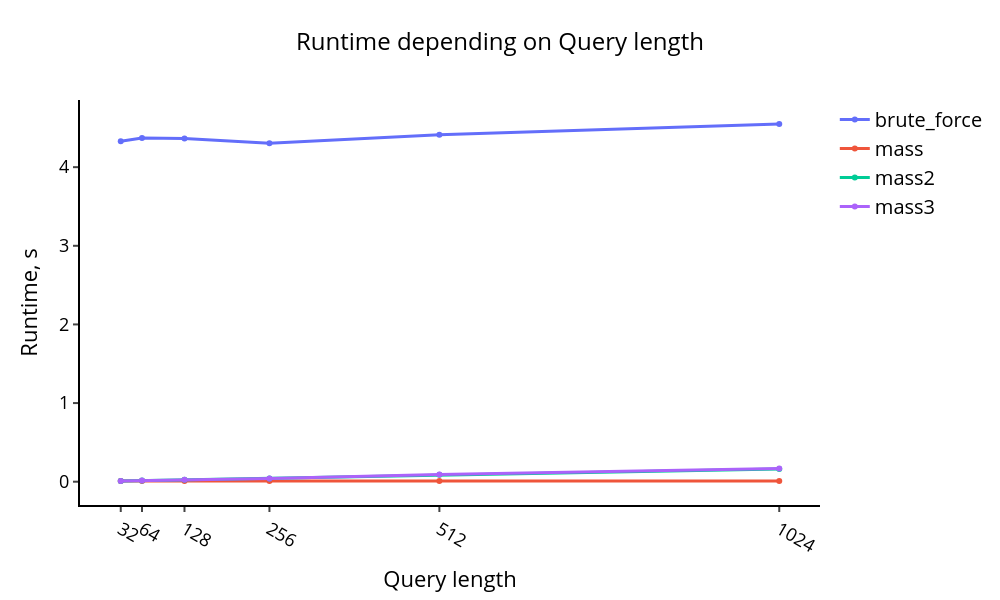

The cell this chart's notebook holds for it:
### Code cell
comparison_param = np.array(algorithms)
visualize_plot_times(times_exp2, comparison_param, exp2_params)

### Figure 1 — Plotly figure (JSON) as saved in the notebook; plotly's stock layout.template omitted (floating-point values rounded to 4 significant figures)
{"data": [{"line": {"width": 3}, "name": "brute_force", "type": "scatter", "x": [32, 64, 128, 256, 512, 1024], "y": [4.329, 4.369, 4.364, 4.304, 4.412, 4.549]}, {"line": {"width": 3}, "name": "mass", "type": "scatter", "x": [32, 64, 128, 256, 512, 1024], "y": [0.009029, 0.009115, 0.008964, 0.00895, 0.009021, 0.008912]}, {"line": {"width": 3}, "name": "mass2", "type": "scatter", "x": [32, 64, 128, 256, 512, 1024], "y": [0.009537, 0.0143, 0.02344, 0.04222, 0.08922, 0.1613]}, {"line": {"width": 3}, "name": "mass3", "type": "scatter", "x": [32, 64, 128, 256, 512, 1024], "y": [0.0093, 0.01375, 0.02347, 0.04189, 0.09304, 0.1695]}], "layout": {"height": 600, "legend": {"font": {"color": "black", "size": 20}}, "paper_bgcolor": "rgba(0, 0, 0, 0)", "plot_bgcolor": "rgba(0, 0, 0, 0)", "title": {"font": {"color": "black", "size": 24}, "text": "Runtime depending on Query length", "x": 0.5, "xanchor": "center"}, "width": 1000, "xaxis": {"autorange": true, "linecolor": "#000", "linewidth": 2, "range": [-29.47, 1085.0], "showgrid": false, "tickfont": {"color": "black", "size": 18}, "ticks": "outside", "tickvals": [32, 64, 128, 256, 512, 1024], "tickwidth": 2, "title": {"font": {"color": "black", "size": 22}, "text": "Query length"}, "type": "linear"}, "yaxis": {"autorange": true, "linecolor": "#000", "linewidth": 2, "range": [-0.2964, 4.854], "showgrid": false, "tickfont": {"color": "black", "size": 18}, "ticks": "outside", "tickwidth": 2, "title": {"font": {"color": "black", "size": 22}, "text": "Runtime, s"}, "type": "linear", "zeroline": false}}}
